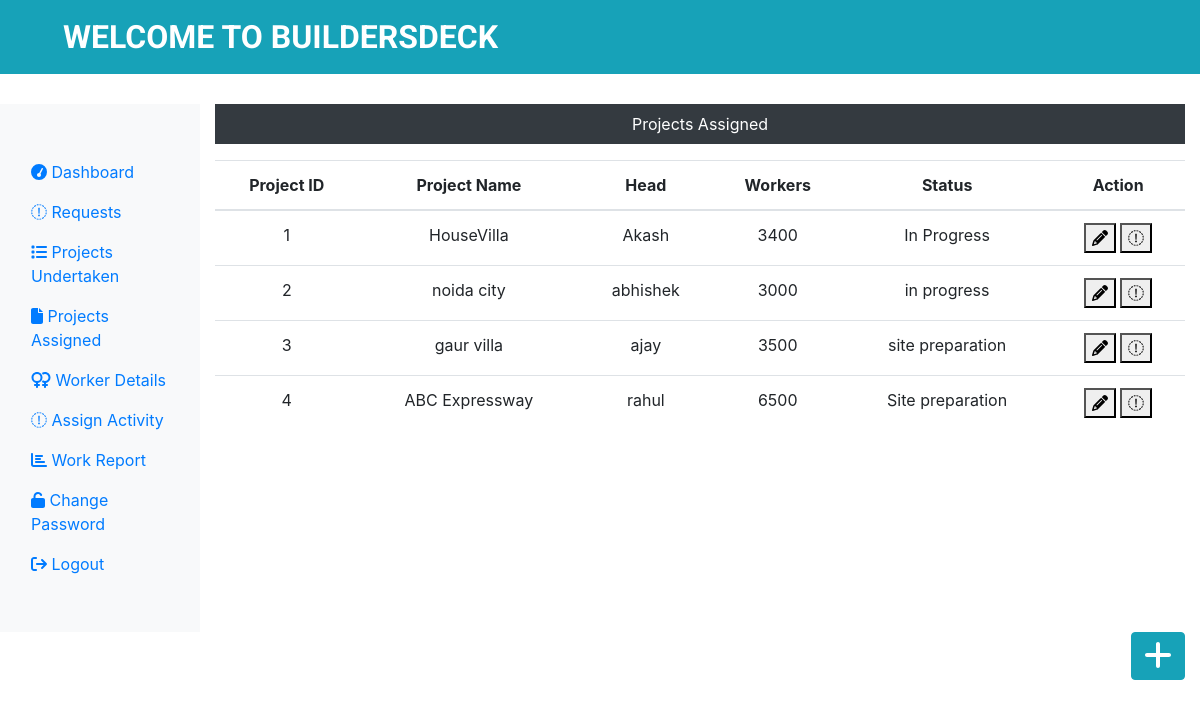
Screenshot of /admin/ProjectsAssigned.php (signed in) with the database file from the repository.
### tables this page shows
CREATE TABLE `projectsassigned_tb` (
  `pid` int(11) NOT NULL,
  `p_name` varchar(60) NOT NULL,
  `p_head` varchar(60) NOT NULL,
  `p_workers` bigint(20) NOT NULL,
  `status` text NOT NULL
);

### admin/ProjectsAssigned.php (the view, shortened to what this page needs)
<?php
include('includes/header.php');
include('../dbconnection.php');
?>
<div class="col-sm-9 col-md-10 text-center">
<p class="bg-dark text-white p-2">Projects Assigned</p>
<?php
$sql = "SELECT * FROM projectsassigned_tb";
$result = $conn->query($sql);
if($result->num_rows > 0){
	echo '<table class="table">
	<thead>
	<tr>
	<th scope"col">Project ID</th>
	<th scope"col">Project Name</th>
	<th scope"col">Head</th>
	<th scope"col">Workers</th>
	<th scope"col">Status</th>
	<th scope"col">Action</th>
	</tr>
	</thead>
	<tbody>';
	while($row = $result->fetch_assoc()){
		echo '<tr>';
		echo '<td>'.$row["pid"].'</td>';
		echo '<td>'.$row["p_name"].'</td>';
		echo '<td>'.$row["p_head"].'</td>';
		echo '<td>'.$row["p_workers"].'</td>';
		echo '<td>'.$row["status"].'</td>';
		echo '<td>';
		echo '<form action="editproject.php" class="d-inline"
		method="POST">';
		echo '<input type="hidden" name="id"
		value='.$row["pid"].'>
		<button type="btn btn-info mr-3"
		name="edit" value="Edit"><i class="fa fa-pencil" aria-hidden="true"></i></button>';
		echo '</form>';
		echo '<form action="" class="d-inline"
		method="POST">';
		echo '<input type="hidden" name="id"
		value='.$row["pid"].'>
		<button type="btn btn-secondary mr-3"
		name="delete" value="Delete"><i class="fa fa-trash-o" aria-hidden="true"></i></button>';
		echo '</form>';
		echo  '</td>';
		echo '</tr>';
	}
	echo '</tbody>
	</table>';
}else{
	echo 'No Results Found';
}
?>
</div>
</div>
<div class="float-right"><a href="insertprojects.php" class="btn btn-info"><i class="fa fa-plus fa-2x" aria-hidden="true"></i>
</a></div>
</div>
</body>
</html>

### rows the page displays
projectsassigned_tb: pid "1", p_name "HouseVilla", p_head "Akash", p_workers "3400", status "In Progress"
projectsassigned_tb: pid "2", p_name "noida city", p_head "abhishek", p_workers "3000", status "in progress"
projectsassigned_tb: pid "3", p_name "gaur villa", p_head "ajay", p_workers "3500", status "site preparation"
projectsassigned_tb: pid "4", p_name "ABC Expressway", p_head "rahul", p_workers "6500", status "Site preparation"
